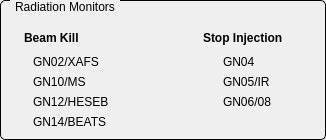
       <widget class="QGroupBox" name="titleGroupBox_21">
        <property name="geometry">
         <rect>
          <x>1040</x>
          <y>215</y>
          <width>326</width>
          <height>140</height>
         </rect>
        </property>
        <property name="styleSheet">
         <string notr="true">QGroupBox {
    border: 1px solid black;
    border-radius: 5px;
    margin-top: 0.5em;
}

QGroupBox::title {
    subcontrol-origin: margin;
    left: 10px;
    padding: 0 3px 0 3px;
}</string>
        </property>
        <property name="title">
         <string>Radiation Monitors</string>
        </property>
        <widget class="QESimpleShape" name="qesimpleshape_244">
         <property name="geometry">
          <rect>
           <x>13</x>
           <y>52</y>
           <width>16</width>
           <height>20</height>
          </rect>
         </property>
         <property name="ledType">
          <enum>QSimpleShape::Error</enum>
         </property>
         <property name="colour0" stdset="0">
          <color>
           <red>240</red>
           <green>5</green>
           <blue>5</blue>
          </color>
         </property>
         <property name="colour1" stdset="0">
          <color>
           <red>60</red>
           <green>255</green>
           <blue>20</blue>
          </color>
         </property>
         <property name="colour2" stdset="0">
          <color>
           <red>60</red>
           <green>255</green>
           <blue>20</blue>
          </color>
         </property>
         <property name="variable" stdset="0">
          <string>SR-PSS-GN02:isAlarm</string>
         </property>
         <property name="variableSubstitutions" stdset="0">
          <string/>
         </property>
        </widget>
        <widget class="QLabel" name="label_139">
         <property name="geometry">
          <rect>
           <x>33</x>
           <y>52</y>
           <width>90</width>
           <height>20</height>
          </rect>
         </property>
         <property name="text">
          <string>GN02/XAFS</string>
         </property>
        </widget>
        <widget class="QLabel" name="label_140">
         <property name="geometry">
          <rect>
           <x>33</x>
           <y>72</y>
           <width>70</width>
           <height>20</height>
          </rect>
         </property>
         <property name="text">
          <string>GN10/MS</string>
         </property>
        </widget>
        <widget class="QLabel" name="label_141">
         <property name="geometry">
          <rect>
           <x>33</x>
           <y>92</y>
           <width>95</width>
           <height>20</height>
          </rect>
         </property>
         <property name="text">
          <string>GN12/HESEB</string>
         </property>
        </widget>
        <widget class="QESimpleShape" name="qesimpleshape_251">
         <property name="geometry">
          <rect>
           <x>13</x>
           <y>72</y>
           <width>16</width>
           <height>20</height>
          </rect>
         </property>
         <property name="ledType">
          <enum>QSimpleShape::Error</enum>
         </property>
         <property name="colour0" stdset="0">
          <color>
           <red>240</red>
           <green>5</green>
           <blue>5</blue>
          </color>
         </property>
         <property name="colour1" stdset="0">
          <color>
           <red>60</red>
           <green>255</green>
           <blue>20</blue>
          </color>
         </property>
         <property name="colour2" stdset="0">
          <color>
           <red>60</red>
           <green>255</green>
           <blue>20</blue>
          </color>
         </property>
         <property name="variable" stdset="0">
          <string>MS-PSS-GN01:isAlarm</string>
         </property>
         <property name="variableSubstitutions" stdset="0">
          <string/>
         </property>
        </widget>
        <widget class="QESimpleShape" name="qesimpleshape_252">
         <property name="geometry">
          <rect>
           <x>13</x>
           <y>92</y>
           <width>16</width>
           <height>20</height>
          </rect>
         </property>
         <property name="ledType">
          <enum>QSimpleShape::Error</enum>
         </property>
         <property name="colour0" stdset="0">
          <color>
           <red>240</red>
           <green>5</green>
           <blue>5</blue>
          </color>
         </property>
         <property name="colour1" stdset="0">
          <color>
           <red>60</red>
           <green>255</green>
           <blue>20</blue>
          </color>
         </property>
         <property name="colour2" stdset="0">
          <color>
           <red>60</red>
           <green>255</green>
           <blue>20</blue>
          </color>
         </property>
         <property name="variable" stdset="0">
          <string>SR-PSS-GN12:isAlarm</string>
         </property>
         <property name="variableSubstitutions" stdset="0">
          <string/>
         </property>
        </widget>
        <widget class="QLabel" name="label_142">
         <property name="geometry">
          <rect>
           <x>33</x>
           <y>112</y>
           <width>95</width>
           <height>20</height>
          </rect>
         </property>
         <property name="text">
          <string>GN14/BEATS</string>
         </property>
        </widget>
        <widget class="QESimpleShape" name="qesimpleshape_253">
         <property name="geometry">
          <rect>
           <x>13</x>
           <y>112</y>
           <width>16</width>
           <height>20</height>
          </rect>
         </property>
         <property name="ledType">
          <enum>QSimpleShape::Error</enum>
         </property>
         <property name="colour0" stdset="0">
          <color>
           <red>240</red>
           <green>5</green>
           <blue>5</blue>
          </color>
         </property>
         <property name="colour1" stdset="0">
          <color>
           <red>60</red>
           <green>255</green>
           <blue>20</blue>
          </color>
         </property>
         <property name="colour2" stdset="0">
          <color>
           <red>60</red>
           <green>255</green>
           <blue>20</blue>
          </color>
         </property>
         <property name="variable" stdset="0">
          <string>BEATS_PSS_GN01:isAlarm</string>
         </property>
         <property name="variableSubstitutions" stdset="0">
          <string/>
         </property>
        </widget>
        <widget class="QLabel" name="label_143">
         <property name="geometry">
          <rect>
           <x>24</x>
           <y>28</y>
           <width>70</width>
           <height>20</height>
          </rect>
         </property>
         <property name="font">
          <font>
           <weight>75</weight>
           <bold>true</bold>
          </font>
         </property>
         <property name="text">
          <string>Beam Kill</string>
         </property>
        </widget>
        <widget class="QLabel" name="label_144">
         <property name="geometry">
          <rect>
           <x>203</x>
           <y>28</y>
           <width>104</width>
           <height>20</height>
          </rect>
         </property>
         <property name="font">
          <font>
           <weight>75</weight>
           <bold>true</bold>
          </font>
         </property>
         <property name="text">
          <string>Stop Injection</string>
         </property>
        </widget>
        <widget class="QLabel" name="label_145">
         <property name="geometry">
          <rect>
           <x>223</x>
           <y>92</y>
           <width>95</width>
           <height>20</height>
          </rect>
         </property>
         <property name="text">
          <string>GN06/08</string>
         </property>
        </widget>
        <widget class="QESimpleShape" name="qesimpleshape_254">
         <property name="geometry">
          <rect>
           <x>203</x>
           <y>52</y>
           <width>16</width>
           <height>20</height>
          </rect>
         </property>
         <property name="ledType">
          <enum>QSimpleShape::Error</enum>
         </property>
         <property name="colour0" stdset="0">
          <color>
           <red>240</red>
           <green>5</green>
           <blue>5</blue>
          </color>
         </property>
         <property name="colour1" stdset="0">
          <color>
           <red>60</red>
           <green>255</green>
           <blue>20</blue>
          </color>
         </property>
         <property name="colour2" stdset="0">
          <color>
           <red>60</red>
           <green>255</green>
           <blue>20</blue>
          </color>
         </property>
         <property name="variable" stdset="0">
          <string>SR-PSS-GN04:isAlarm</string>
         </property>
         <property name="variableSubstitutions" stdset="0">
          <string/>
         </property>
        </widget>
        <widget class="QLabel" name="label_146">
         <property name="geometry">
          <rect>
           <x>223</x>
           <y>52</y>
           <width>90</width>
           <height>20</height>
          </rect>
         </property>
         <property name="text">
          <string>GN04</string>
         </property>
        </widget>
        <widget class="QESimpleShape" name="qesimpleshape_255">
         <property name="geometry">
          <rect>
           <x>203</x>
           <y>92</y>
           <width>16</width>
           <height>20</height>
          </rect>
         </property>
         <property name="ledType">
          <enum>QSimpleShape::Error</enum>
         </property>
         <property name="colour0" stdset="0">
          <color>
           <red>240</red>
           <green>5</green>
           <blue>5</blue>
          </color>
         </property>
         <property name="colour1" stdset="0">
          <color>
           <red>60</red>
           <green>255</green>
           <blue>20</blue>
          </color>
         </property>
         <property name="colour2" stdset="0">
          <color>
           <red>60</red>
           <green>255</green>
           <blue>20</blue>
          </color>
         </property>
         <property name="variable" stdset="0">
          <string>SR-PSS-GN08:isAlarm</string>
         </property>
         <property name="variableSubstitutions" stdset="0">
          <string/>
         </property>
        </widget>
        <widget class="QESimpleShape" name="qesimpleshape_256">
         <property name="geometry">
          <rect>
           <x>203</x>
           <y>72</y>
           <width>16</width>
           <height>20</height>
          </rect>
         </property>
         <property name="ledType">
          <enum>QSimpleShape::Error</enum>
         </property>
         <property name="colour0" stdset="0">
          <color>
           <red>240</red>
           <green>5</green>
           <blue>5</blue>
          </color>
         </property>
         <property name="colour1" stdset="0">
          <color>
           <red>60</red>
           <green>255</green>
           <blue>20</blue>
          </color>
         </property>
         <property name="colour2" stdset="0">
          <color>
           <red>60</red>
           <green>255</green>
           <blue>20</blue>
          </color>
         </property>
         <property name="variable" stdset="0">
          <string>SR-PSS-GN05:isAlarm</string>
         </property>
         <property name="variableSubstitutions" stdset="0">
          <string/>
         </property>
        </widget>
        <widget class="QLabel" name="label_147">
         <property name="geometry">
          <rect>
           <x>223</x>
           <y>72</y>
           <width>70</width>
           <height>20</height>
          </rect>
         </property>
         <property name="text">
          <string>GN05/IR</string>
         </property>
        </widget>
       </widget>
